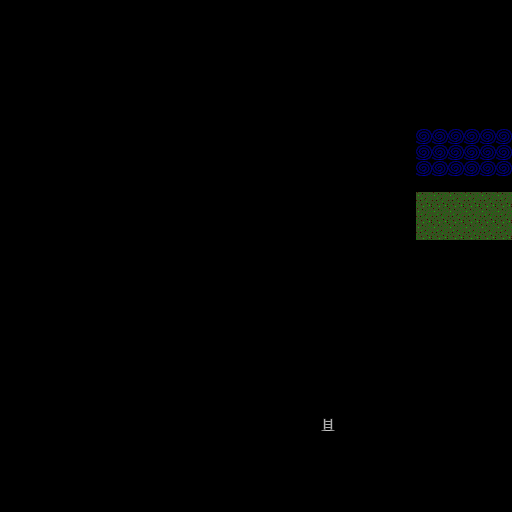

Rendered tile map (Tiled .tmx) drawn with the repository's tilesets; below, a short description and the map source with its tile grids summarised:
An orthogonal 32x32 tile map with 16x16 px tiles, 2 tile layers (Map Layer, People Layer), 2 tilesets and 22 objects (22x person).

<map version="1.0" orientation="orthogonal" renderorder="right-down" width="32" height="32" tilewidth="16" tileheight="16" backgroundcolor="#000000">
 <tileset firstgid="1" name="lcb_1.ult" tilewidth="16" tileheight="16">
  <image source="tiles.png" width="256" height="256" />
 </tileset>
 <tileset firstgid="257" name="tiles" tilewidth="16" tileheight="16">
  <image source="tiles.png" trans="ff00ff" width="256" height="256" />
 </tileset>
 <layer name="Map Layer" width="32" height="32">
  <data>[1024 cells, 37 non-empty, 3 distinct tile ids]</data>
 </layer>
 <layer name="People Layer" width="32" height="32">
  <data>[1024 cells, 0 non-empty, 0 distinct tile ids]</data>
 </layer>
 <objectgroup name="Person Properties">
  <object name="10" type="person" x="448" y="384" width="16" height="16">
   <properties>
    <property name="dialogId" value="1" />
    <property name="movement" value="MOVEMENT_FIXED" />
    <property name="startX" value="28" />
    <property name="startY" value="24" />
    <property name="tileType" value="mage" />
   </properties>
  </object>
  <object name="11" type="person" x="240" y="32" width="16" height="16">
   <properties>
    <property name="dialogId" value="16" />
    <property name="movement" value="MOVEMENT_FIXED" />
    <property name="startX" value="15" />
    <property name="startY" value="2" />
    <property name="tileType" value="shepherd" />
   </properties>
  </object>
  <object name="12" type="person" x="144" y="64" width="16" height="16">
   <properties>
    <property name="dialogId" value="14" />
    <property name="movement" value="MOVEMENT_WANDER" />
    <property name="startX" value="9" />
    <property name="startY" value="4" />
    <property name="tileType" value="guard" />
   </properties>
  </object>
  <object name="13" type="person" x="272" y="272" width="16" height="16">
   <properties>
    <property name="dialogId" value="9" />
    <property name="movement" value="MOVEMENT_FIXED" />
    <property name="startX" value="17" />
    <property name="startY" value="17" />
    <property name="tileType" value="guard" />
   </properties>
  </object>
  <object name="14" type="person" x="208" y="272" width="16" height="16">
   <properties>
    <property name="dialogId" value="9" />
    <property name="movement" value="MOVEMENT_FIXED" />
    <property name="startX" value="13" />
    <property name="startY" value="17" />
    <property name="tileType" value="guard" />
   </properties>
  </object>
  <object name="15" type="person" x="448" y="464" width="16" height="16">
   <properties>
    <property name="dialogId" value="9" />
    <property name="movement" value="MOVEMENT_WANDER" />
    <property name="startX" value="28" />
    <property name="startY" value="29" />
    <property name="tileType" value="guard" />
   </properties>
  </object>
  <object name="16" type="person" x="352" y="384" width="16" height="16">
   <properties>
    <property name="dialogId" value="15" />
    <property name="movement" value="MOVEMENT_WANDER" />
    <property name="startX" value="22" />
    <property name="startY" value="24" />
    <property name="tileType" value="ranger" />
   </properties>
  </object>
  <object name="17" type="person" x="112" y="144" width="16" height="16">
   <properties>
    <property name="dialogId" value="14" />
    <property name="movement" value="MOVEMENT_WANDER" />
    <property name="startX" value="7" />
    <property name="startY" value="9" />
    <property name="tileType" value="guard" />
   </properties>
  </object>
  <object name="18" type="person" x="112" y="176" width="16" height="16">
   <properties>
    <property name="dialogId" value="14" />
    <property name="movement" value="MOVEMENT_WANDER" />
    <property name="startX" value="7" />
    <property name="startY" value="11" />
    <property name="tileType" value="guard" />
   </properties>
  </object>
  <object name="19" type="person" x="176" y="176" width="16" height="16">
   <properties>
    <property name="dialogId" value="14" />
    <property name="movement" value="MOVEMENT_WANDER" />
    <property name="startX" value="11" />
    <property name="startY" value="11" />
    <property name="tileType" value="guard" />
   </properties>
  </object>
  <object name="20" type="person" x="176" y="144" width="16" height="16">
   <properties>
    <property name="dialogId" value="14" />
    <property name="movement" value="MOVEMENT_WANDER" />
    <property name="startX" value="11" />
    <property name="startY" value="9" />
    <property name="tileType" value="guard" />
   </properties>
  </object>
  <object name="21" type="person" x="32" y="32" width="16" height="16">
   <properties>
    <property name="dialogId" value="9" />
    <property name="movement" value="MOVEMENT_WANDER" />
    <property name="startX" value="2" />
    <property name="startY" value="2" />
    <property name="tileType" value="guard" />
   </properties>
  </object>
  <object name="22" type="person" x="64" y="432" width="16" height="16">
   <properties>
    <property name="dialogId" value="9" />
    <property name="movement" value="MOVEMENT_WANDER" />
    <property name="startX" value="4" />
    <property name="startY" value="27" />
    <property name="tileType" value="guard" />
   </properties>
  </object>
  <object name="23" type="person" x="240" y="368" width="16" height="16">
   <properties>
    <property name="dialogId" value="13" />
    <property name="movement" value="MOVEMENT_WANDER" />
    <property name="startX" value="15" />
    <property name="startY" value="23" />
    <property name="tileType" value="jester" />
   </properties>
  </object>
  <object name="24" type="person" x="320" y="336" width="16" height="16">
   <properties>
    <property name="dialogId" value="12" />
    <property name="movement" value="MOVEMENT_FIXED" />
    <property name="startX" value="20" />
    <property name="startY" value="21" />
    <property name="tileType" value="corpse" />
   </properties>
  </object>
  <object name="25" type="person" x="464" y="80" width="16" height="16">
   <properties>
    <property name="dialogId" value="9" />
    <property name="movement" value="MOVEMENT_WANDER" />
    <property name="startX" value="29" />
    <property name="startY" value="5" />
    <property name="tileType" value="guard" />
   </properties>
  </object>
  <object name="26" type="person" x="336" y="80" width="16" height="16">
   <properties>
    <property name="dialogId" value="11" />
    <property name="movement" value="MOVEMENT_WANDER" />
    <property name="startX" value="21" />
    <property name="startY" value="5" />
    <property name="tileType" value="shepherd" />
   </properties>
  </object>
  <object name="27" type="person" x="336" y="128" width="16" height="16">
   <properties>
    <property name="dialogId" value="10" />
    <property name="movement" value="MOVEMENT_FIXED" />
    <property name="startX" value="21" />
    <property name="startY" value="8" />
    <property name="tileType" value="shallows" />
   </properties>
  </object>
  <object name="28" type="person" x="336" y="432" width="16" height="16">
   <properties>
    <property name="dialogId" value="0" />
    <property name="movement" value="null" />
    <property name="startX" value="21" />
    <property name="startY" value="27" />
    <property name="tileType" value="villager" />
   </properties>
  </object>
  <object name="29" type="person" x="144" y="432" width="16" height="16">
   <properties>
    <property name="dialogId" value="0" />
    <property name="movement" value="null" />
    <property name="startX" value="9" />
    <property name="startY" value="27" />
    <property name="tileType" value="villager" />
   </properties>
  </object>
  </objectgroup>
</map>
<!-- 2 of 22 objects omitted -->
